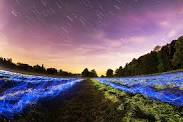
#> input picture Python Bootcamp/Day 9/sample.jpg, 183 x 122 px
$ python ChangingThresholdImage.py
#> lines starting #> are read from the running program, lines starting #| are printed output that depends on the picture; after the words box and inside, x2 and y2 are one past the last pixel; in counts of white or black regions, pixels touching at a corner belong together
import cv2
img =  cv2.imread("sample.jpg")
#> img is the input picture: shape (122, 183, 3); mean B, G, R 111.4, 94.2, 112.3
grayImg = cv2.cvtColor(img,cv2.COLOR_BGR2GRAY)
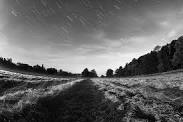
#> grayImg: shape (122, 183); min 0, max 252, mean 101.6
thresImg = cv2.threshold(grayImg,200,255,cv2.THRESH_BINARY)[1]
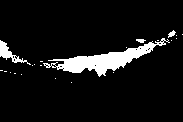
#> thresImg: shape (122, 183); 7.8% white; 22 white regions (18 under 20 px), largest, box (x1, y1, x2, y2) and area: (43, 38, 170, 77) 1430, (0, 40, 31, 65) 217, (168, 30, 176, 38) 33, (136, 39, 146, 43) 28
cv2.imwrite("thresholdImage2.jpg",thresImg)
